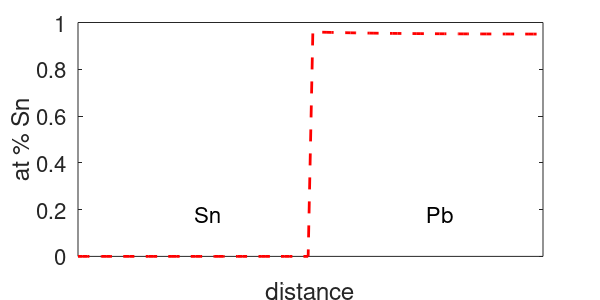

Write MATLAB code to recreate this figure.
clear all
close all
size=[6 3];
set(0, 'DefaultAxesFontSize', 16);
set(0, 'DefaultLineLineWidth', 2);
set(0, 'DefaultFigurePaperposition',[0 0 size])
set(0, 'DefaultFigurePaperSize',size)
set(0, 'DefaultTextFontSize',16)
xlim([0 1])
xdata=linspace(0,1,100);
ydata=abs(xdata>0.5).*(0.95+0.01*exp(-6*(xdata-0.5)));
plot(xdata, ydata, 'r--');
set(gca,'xtick',[])
xlabel('distance')
ylabel('at % Sn')
text(0.25, 0.18, 'Sn')
text(0.75, 0.18, 'Pb')
print(gcf,'-depsc2',['../../316-2_figures/' mfilename '.eps'])